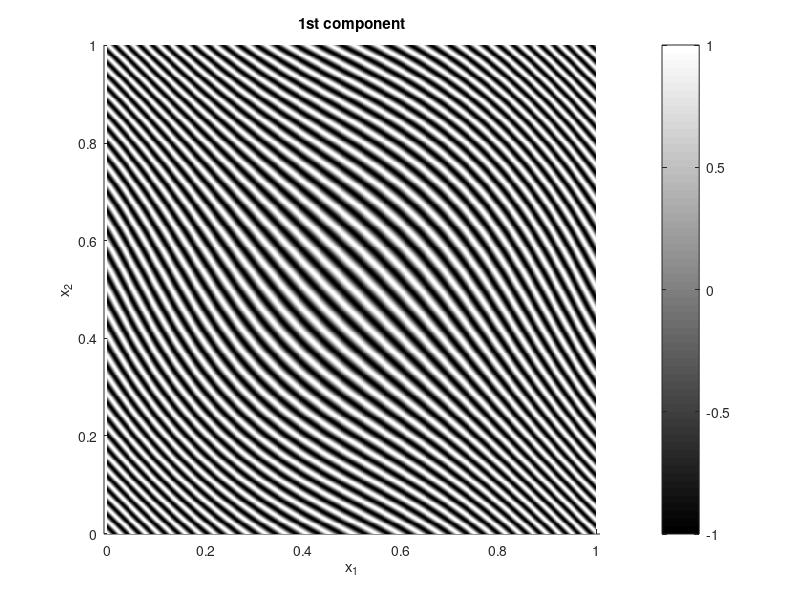
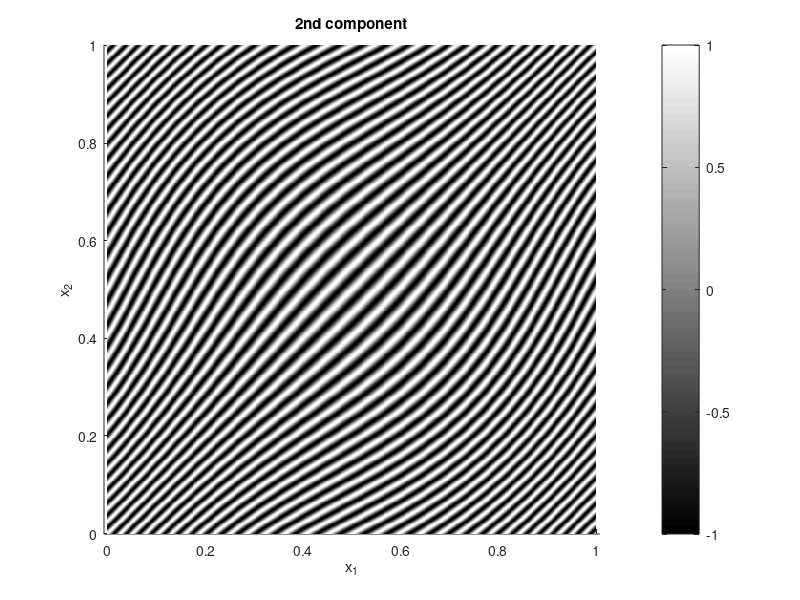
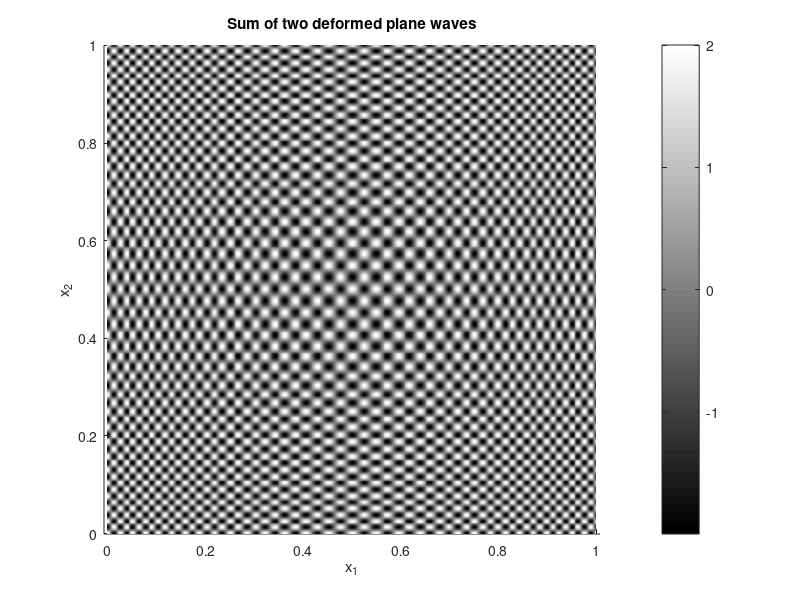

MATLAB code to generate these figures, in order: (Note: this script raises an error after producing the figures.)
% this code uses synchrosqueezed curvelet transforms to separate 2D
% wave-like components
%
% By Haizhao Yang

close all
clear all

%% Set up parameters for the synchrosqueezed curvelet transform
%set up size of image
Nx = 512; Ny = 512;
%set up size of samples in the space
SPx = 64; SPy = 64;
R_low = 0; R_high = 512/sqrt(2);
%set up the size of samples in [-R_high,R_high]*[-R_high,R_high] in the
%phase domain
NB = 16; %2*NB+1 by 2*NB+1
if NB/2>R_high
    NB = 2*R_high;
end
%set up the smallest size of supports of wave packets
rad = 1;
N = max(Nx,Ny);
epsl = 1e-2;

%% Apply the synchrosqueezed curvelet transform to data sampled in a uniform grid
if (1)
    fprintf('Test 2D Synchrosqueezed curvelet transforms on uniform data\n');
    %------------------------------------------------------------------
    %set up an image
    %generate the spatial grid
    gdx = [0:Nx-1]/Nx;
    gdy = [0:Ny-1]/Ny;
    [xo,yo] = ndgrid(gdx,gdy);
    fff = zeros(Nx,Ny);
    if(1)
        amp = 0.05;
        F1 = 30;
        F2 = 30;
        %The local wave number is about 85
        
        xx = xo + amp*sin(2*pi*xo);
        yy = yo + amp*sin(2*pi*yo);
        f1 = exp(2*pi*i*(+F1*xx +F1*yy));
        pic=figure;hold on;
        imagesc([0,1],[0,1],real(f1));
        %imagesc([0,0.25],[0,0.25],real(f1(193:256,193:256)));
        colormap gray; title('1st component');xlabel('x_1'); ylabel('x_2');
        colorbar;axis square;axis equal;
        %rectangle('Position',[193/512,193/512,(256-193+1)/512,(256-193+1)/512]);
        hold off;
        
        xx = xo + amp*sin(2*pi*xo);
        yy = yo + amp*sin(2*pi*yo);
        f2 = exp(2*pi*i*(-F2*xx +F2*yy));
        pic=figure;hold on;
        imagesc([0,1],[0,1],real(f2));
        %imagesc([0,0.25],[0,0.25],real(f2(193:256,193:256)));
        colormap gray; title('2nd component');xlabel('x_1'); ylabel('x_2');
        colorbar;axis square;axis equal;
        %rectangle('Position',[193/512,193/512,(256-193+1)/512,(256-193+1)/512]);
        hold off;
        
        NM = 0;
        %ADD BOTH REAL AND IMAGINARY NOISE
        ns = NM*(randn(Nx,Ny)+i*randn(Nx,Ny));
        fff = (f1+f2+ns);
        pic=figure;hold on;
        imagesc([0,1],[0,1],real(fff));
        %imagesc([0,0.25],[0,0.25],real(fff(193:256,193:256)));
        colormap gray;title('Sum of two deformed plane waves');xlabel('x_1'); ylabel('x_2');
        colorbar;axis square;axis equal;
        %rectangle('Position',[193/512,193/512,(256-193+1)/512,(256-193+1)/512]);
        hold off;
        
        is_real = 0;
    end
    
    %----------------------------------------
    %perform 2D synchrosqueeze transform
    is_unif = 1;
    typeNUFFT = 1;
    
    %ccc is the wave atom coefficients
    ccc = gdct2_fwd(fff,is_real,is_unif,xo,yo,typeNUFFT,[SPx SPy],R_high,R_low,rad);
    %aaa and bbb are the wave atom coefficients with the derivatives in b_1 and b_2
    aaa = gdct2_ext_1(fff,is_real,is_unif,xo,yo,typeNUFFT,[SPx SPy],R_high,R_low,rad);
    bbb = gdct2_ext_2(fff,is_real,is_unif,xo,yo,typeNUFFT,[SPx SPy],R_high,R_low,rad);
    
    ncl = numel(ccc);
    [t1 t2] = size(ccc{1}{1});
    nclp = 0;
    for g = 1:ncl
        nclp = nclp + numel(ccc{g});
    end
    cc = zeros(t1,t2,nclp);
    aa = zeros(t1,t2,nclp);
    bb = zeros(t1,t2,nclp);
    cnt_nclp = 1;
    for g=1:ncl
        [szmccc,sznccc] = size(ccc{g});
        for cnt1 = 1:szmccc
            for cnt2 = 1:sznccc
                cc(:,:,cnt_nclp) = ccc{g}{cnt1,cnt2};
                aa(:,:,cnt_nclp) = aaa{g}{cnt1,cnt2};
                bb(:,:,cnt_nclp) = bbb{g}{cnt1,cnt2};
                cnt_nclp = cnt_nclp + 1;
            end
        end
    end
    kk1 = zeros(size(cc));
    kk2 = zeros(size(cc));
    gud = find(abs(cc)>epsl);
    kk1(gud) = aa(gud)./cc(gud) / (2*pi*i);
    kk2(gud) = bb(gud)./cc(gud) / (2*pi*i);
    kk1 = round(real(kk1));
    kk2 = round(real(kk2));
    
    EXT = 10^10;
    temp = ones(size(cc))*EXT;
    dist = sqrt(kk1.^2+kk2.^2);
    good = find(dist<=R_high & abs(kk1)<N/2 & abs(kk2)<N/2 & dist>=R_low);
    temp(good) = kk1(good);
    kk1 = temp;
    temp(good) = kk2(good);
    kk2 = temp;
    
    if(1)
        NB = 64;
        WB = N/NB;
        kb = zeros(t1,t2,NB,NB);
        for a=1:t1
            for b=1:t2
                tc = cc(a,b,:);
                tk1 = kk1(a,b,:);
                tk2 = kk2(a,b,:);
                tc = tc(:);
                gud = find(tk1<EXT);
                tk1 = tk1(gud);
                tk2 = tk2(gud);
                for g=1:length(gud)
                    loc1 = floor((tk1(g)+N/2)/WB)+1;
                    loc2 = floor((tk2(g)+N/2)/WB)+1;
                    kb(a,b,loc1,loc2) = kb(a,b,loc1,loc2) + abs(tc(gud(g))).^2;
                end
            end
        end
        keep = (kb>8*NM^2);
        tb = zeros(size(kb));%the ss energy
        tb(keep==1) = kb(keep==1);
    end
    %%
    %----------------------------------------
    %separate two modes. In this case, the 1st mode has positive k1 value and the second mode has negative k1 mode
    if(1)
        dd = zeros(size(cc));
        ee = zeros(size(cc));
        for a=1:t1
            for b=1:t2
                tk1 = kk1(a,b,:);
                tk2 = kk2(a,b,:);
                gud = find(tk1<EXT);
                tk1 = tk1(gud);
                tk2 = tk2(gud);
                for g=1:length(gud)
                    loc1 = floor((tk1(g)+N/2)/WB)+1;
                    loc2 = floor((tk2(g)+N/2)/WB)+1;
                    if (loc1>NB/2)
                        dd(a,b,gud(g)) = cc(a,b,gud(g));
                    else
                        ee(a,b,gud(g)) = cc(a,b,gud(g));
                    end
                end
            end
        end
        ddd = cell(size(ccc));
        eee = cell(size(ccc));
        cnt_nclp = 1;
        for g=1:ncl
            [szmccc,sznccc] = size(ccc{g});
            for cnt1 = 1:szmccc
                for cnt2 = 1:sznccc
                    ddd{g}{cnt1,cnt2} = dd(:,:,cnt_nclp);
                    eee{g}{cnt1,cnt2} = ee(:,:,cnt_nclp);
                    cnt_nclp = cnt_nclp + 1;
                end
            end
        end
    end
    
    %----------------------------------------
    %generate the two modes back in image domain and compare with the true value
    
    if(1)
        g1 = gdct2_inv(ddd,Nx,Ny,is_real,R_high,R_low, rad);
        g2 = gdct2_inv(eee,Nx,Ny,is_real,R_high,R_low, rad);
        e1 = f1-g1;
        e2 = f2-g2;
        figure; imagesc([0,1],[0,1],real(g1)); colormap gray; colorbar; title('recovered 1st component');
        figure; imagesc([0,1],[0,1],real(g2)); colormap gray; colorbar; title('recovered 2nd component');
        fprintf(1, 'ell_2 error of recovered 1st component is %d\n', norm(e1(:))/norm(f1(:)));
        fprintf(1, 'ell_2 error of recovered 2nd component is %d\n', norm(e2(:))/norm(f2(:)));
    end
    
    %----------------------------------------
    %display the (projected) phase space energy distribution after synchrosqueeze transform
    
    if(1)
        tb = zeros(size(kb));
        tb(keep==1) = kb(keep==1);
        
        kb1 = squeeze(sum(tb,4));
        kb2 = squeeze(sum(tb,3));
        
        g1s = [0:t1-1]/t1;
        g2s = [0:t2-1]/t2;
        g3s = [-N/2:WB:N/2-1];
        [xx,yy,zz] = meshgrid(g1s,g2s,g3s);
        figure;
        xslice = [1]; yslice = [0:0.25:1]; zslice = [-N/2];
        h = slice(xx,yy,zz,permute(kb1,[2 1 3]),xslice,yslice,zslice);      set(h,'EdgeColor','none');
        xlabel('x1');            ylabel('x2');            zlabel('k1'); colorbar; colormap(1-gray);
        title('energy distribution in phase space, k2 dimension stacked');
        
        figure;
        xslice = [0:0.25:1]; yslice = [1]; zslice = [-N/2];
        h = slice(xx,yy,zz,permute(kb2,[2 1 3]),xslice,yslice,zslice);      set(h,'EdgeColor','none');
        xlabel('x1');            ylabel('x2');            zlabel('k2'); colorbar; colormap(1-gray);
        title('energy distribution in phase space, k1 dimension stacked');
    end
end


